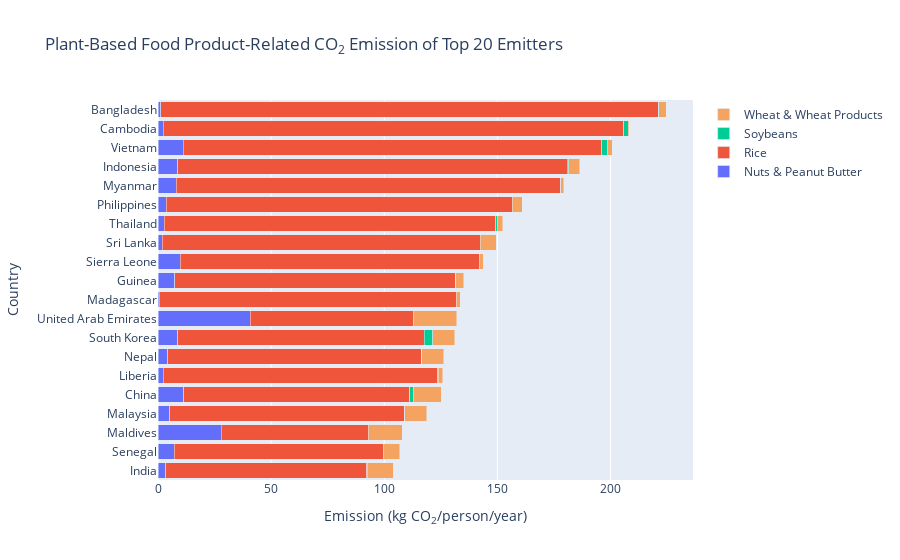

Write notebook code for a chart like this one.
### Markdown cell above
*Note that this graph showing the plant-based food product-related emission of the top 20 countries is interactive. Hovering on the sectors or clicking on the legend allows for a more granular look at the data.*

### Code cell
fig = go.Figure(data = [
    go.Bar(orientation = 'h',
          y = sorted_plant_co2_data['country'],
          x = sorted_plant_co2_data['Nuts & Peanut Butter'],
          name = 'Nuts & Peanut Butter'),
    go.Bar(orientation = 'h',
          y = sorted_plant_co2_data['country'],
          x = sorted_plant_co2_data['Rice'],
          name = 'Rice'),
    go.Bar(orientation = 'h',
          y = sorted_plant_co2_data['country'],
          x = sorted_plant_co2_data['Soybeans'],
          name = 'Soybeans'),
    go.Bar(orientation = 'h',
          y = sorted_plant_co2_data['country'],
          x = sorted_plant_co2_data['Wheat & Wheat Products'],
          name = 'Wheat & Wheat Products',
          marker_color = 'sandybrown')
])

fig.update_layout(barmode = 'stack',
                 yaxis = dict(autorange = 'reversed'),
                 title = "Plant-Based Food Product-Related CO<sub>2</sub> Emission of Top 20 Emitters",
                 xaxis_title = "Emission (kg CO<sub>2</sub>/person/year)",
                 yaxis_title = "Country")
fig.show()

### Figure 1 — Plotly figure (JSON) as saved in the notebook; plotly's stock layout.template omitted (floating-point values rounded to 4 significant figures)
{"data": [{"name": "Nuts & Peanut Butter", "orientation": "h", "type": "bar", "x": [1.27, 2.21, 11.12, 8.71, 7.97, 3.68, 2.66, 1.93, 9.86, 7.33, 0.62, 40.76, 8.64, 4.28, 2.32, 11.31, 5.13, 28.02, 7.13, 3.4], "y": ["Bangladesh", "Cambodia", "Vietnam", "Indonesia", "Myanmar", "Philippines", "Thailand", "Sri Lanka", "Sierra Leone", "Guinea", "Madagascar", "United Arab Emirates", "South Korea", "Nepal", "Liberia", "China", "Malaysia", "Maldives", "Senegal", "India"]}, {"name": "Rice", "orientation": "h", "type": "bar", "x": [219.8, 203.6, 185.0, 172.3, 169.9, 152.9, 146.6, 140.4, 132.2, 124.3, 131.2, 71.98, 109, 112.3, 121.2, 100.0, 104.0, 64.92, 92.51, 88.93], "y": ["Bangladesh", "Cambodia", "Vietnam", "Indonesia", "Myanmar", "Philippines", "Thailand", "Sri Lanka", "Sierra Leone", "Guinea", "Madagascar", "United Arab Emirates", "South Korea", "Nepal", "Liberia", "China", "Malaysia", "Maldives", "Senegal", "India"]}, {"name": "Soybeans", "orientation": "h", "type": "bar", "x": [0.27, 1.95, 2.59, 0.5, 0.17, 0.01, 0.96, 0, 0, 0, 0, 0.04, 3.76, 0, 0.28, 1.65, 0.02, 0.09, 0, 0.18], "y": ["Bangladesh", "Cambodia", "Vietnam", "Indonesia", "Myanmar", "Philippines", "Thailand", "Sri Lanka", "Sierra Leone", "Guinea", "Madagascar", "United Arab Emirates", "South Korea", "Nepal", "Liberia", "China", "Malaysia", "Maldives", "Senegal", "India"]}, {"marker": {"color": "sandybrown"}, "name": "Wheat & Wheat Products", "orientation": "h", "type": "bar", "x": [3.33, 0.52, 2, 4.85, 1.19, 4.41, 2.08, 7.06, 1.66, 3.54, 1.72, 19.32, 9.7, 9.62, 2.09, 12.08, 9.73, 14.83, 7.12, 11.55], "y": ["Bangladesh", "Cambodia", "Vietnam", "Indonesia", "Myanmar", "Philippines", "Thailand", "Sri Lanka", "Sierra Leone", "Guinea", "Madagascar", "United Arab Emirates", "South Korea", "Nepal", "Liberia", "China", "Malaysia", "Maldives", "Senegal", "India"]}], "layout": {"barmode": "stack", "title": {"text": "Plant-Based Food Product-Related CO<sub>2</sub> Emission of Top 20 Emitters"}, "xaxis": {"title": {"text": "Emission (kg CO<sub>2</sub>/person/year)"}}, "yaxis": {"autorange": "reversed", "title": {"text": "Country"}}}}
